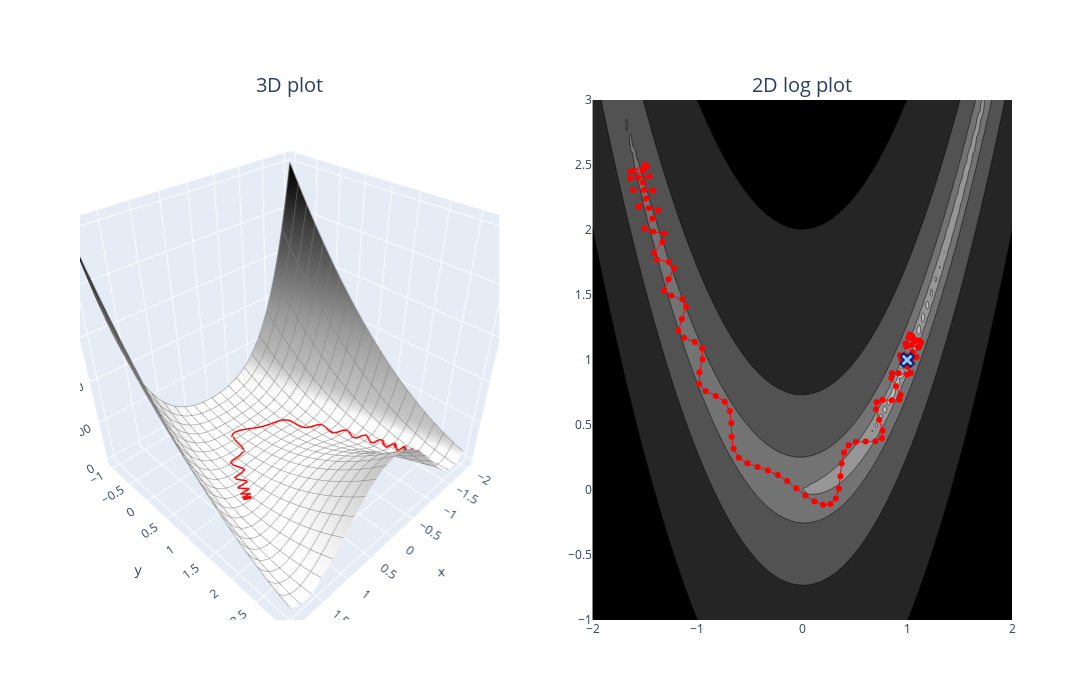

Notebook code for this chart:
### Code cell
def opt_fn_with_sgd(fn: Callable, xy: t.Tensor, lr=0.001, momentum=0.98, n_iters: int = 100):
    '''
    Optimize the a given function starting from the specified point.

    xy: shape (2,). The (x, y) starting point.
    n_iters: number of steps.

    Return: (n_iters, 2). The (x,y) BEFORE each step. So out[0] is the starting point.
    '''
    assert xy.requires_grad

    to_optimize = {xy}
    sgd = t.optim.SGD(to_optimize,lr,momentum)

    out = t.zeros((n_iters, 2))
    for i in range(n_iters):
        out[i] = xy.detach() # add to all steps

        loss = fn(xy[0], xy[1]) # measure loss
        loss.backward() # calculate gradients
        sgd.step() # take a step backward (with momentum?)
        sgd.zero_grad()
    print(out[99])
    return out

    
    


xy = t.tensor([-1.5, 2.5], requires_grad=True)
x_range = [-2, 2]
y_range = [-1, 3]

fig = utils.plot_optimization_sgd(opt_fn_with_sgd, rosenbrocks_banana, xy, x_range, y_range, lr=0.001, momentum=0.98, show_min=True)

fig.show()
